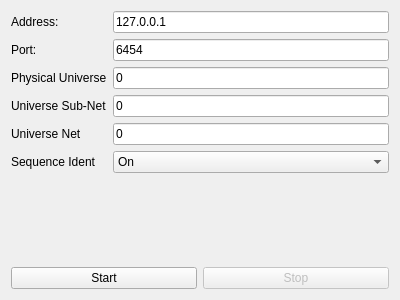
<?xml version="1.0" encoding="UTF-8"?>
<ui version="4.0">
 <class>SettingsArtnet</class>
 <widget class="QWidget" name="SettingsArtnet">
  <property name="geometry">
   <rect>
    <x>0</x>
    <y>0</y>
    <width>400</width>
    <height>300</height>
   </rect>
  </property>
  <property name="windowTitle">
   <string>Form</string>
  </property>
  <layout class="QVBoxLayout" name="verticalLayout">
   <item>
    <layout class="QFormLayout" name="formLayout">
     <item row="0" column="0">
      <widget class="QLabel" name="addressLabel">
       <property name="text">
        <string>Address:</string>
       </property>
      </widget>
     </item>
     <item row="0" column="1">
      <widget class="QLineEdit" name="addressEdit">
       <property name="text">
        <string>127.0.0.1</string>
       </property>
      </widget>
     </item>
     <item row="1" column="0">
      <widget class="QLabel" name="portLabel">
       <property name="text">
        <string>Port:</string>
       </property>
      </widget>
     </item>
     <item row="1" column="1">
      <widget class="QLineEdit" name="portEdit">
       <property name="text">
        <string>6454</string>
       </property>
      </widget>
     </item>
     <item row="3" column="0">
      <widget class="QLabel" name="subNetLabel">
       <property name="text">
        <string>Universe Sub-Net</string>
       </property>
      </widget>
     </item>
     <item row="4" column="0">
      <widget class="QLabel" name="netLabel">
       <property name="text">
        <string>Universe Net</string>
       </property>
      </widget>
     </item>
     <item row="3" column="1">
      <widget class="QLineEdit" name="subNetEdit">
       <property name="text">
        <string>0</string>
       </property>
      </widget>
     </item>
     <item row="4" column="1">
      <widget class="QLineEdit" name="netEdit">
       <property name="text">
        <string>0</string>
       </property>
      </widget>
     </item>
     <item row="2" column="0">
      <widget class="QLabel" name="physicalLabel">
       <property name="text">
        <string>Physical Universe</string>
       </property>
      </widget>
     </item>
     <item row="2" column="1">
      <widget class="QLineEdit" name="physicalEdit">
       <property name="text">
        <string>0</string>
       </property>
      </widget>
     </item>
     <item row="5" column="0">
      <widget class="QLabel" name="sequenceLabel">
       <property name="text">
        <string>Sequence Ident</string>
       </property>
      </widget>
     </item>
     <item row="5" column="1">
      <widget class="QComboBox" name="sequenceBox">
       <item>
        <property name="text">
         <string>On</string>
        </property>
       </item>
       <item>
        <property name="text">
         <string>Off</string>
        </property>
       </item>
      </widget>
     </item>
    </layout>
   </item>
   <item>
    <layout class="QHBoxLayout" name="horizontalLayout">
     <item>
      <widget class="QPushButton" name="startButton">
       <property name="text">
        <string>Start</string>
       </property>
      </widget>
     </item>
     <item>
      <widget class="QPushButton" name="stopButton">
       <property name="enabled">
        <bool>false</bool>
       </property>
       <property name="text">
        <string>Stop</string>
       </property>
      </widget>
     </item>
    </layout>
   </item>
  </layout>
 </widget>
 <resources/>
 <connections/>
</ui>
